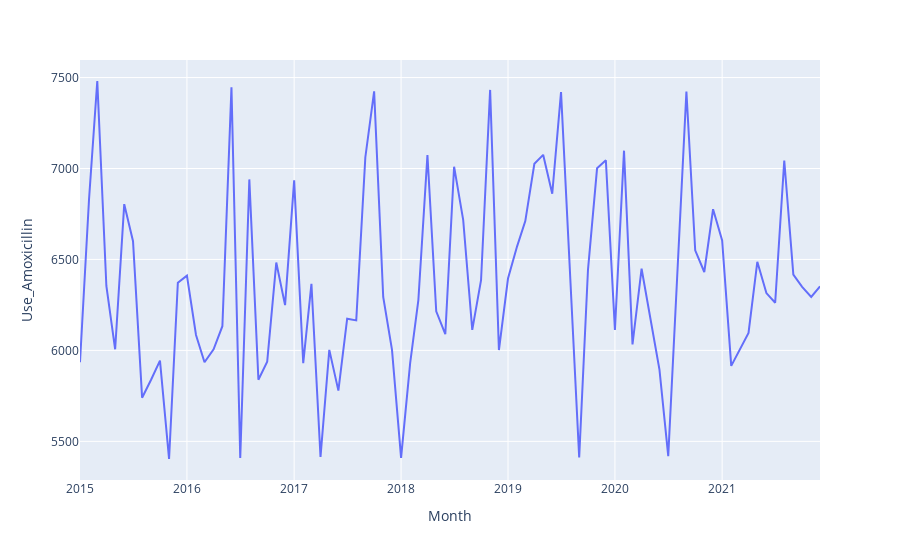

The notebook cell saved with this chart:
### Code cell
plot = px.line(df, x=df.Month, y=df.Use_Amoxicillin)
plot.show()
